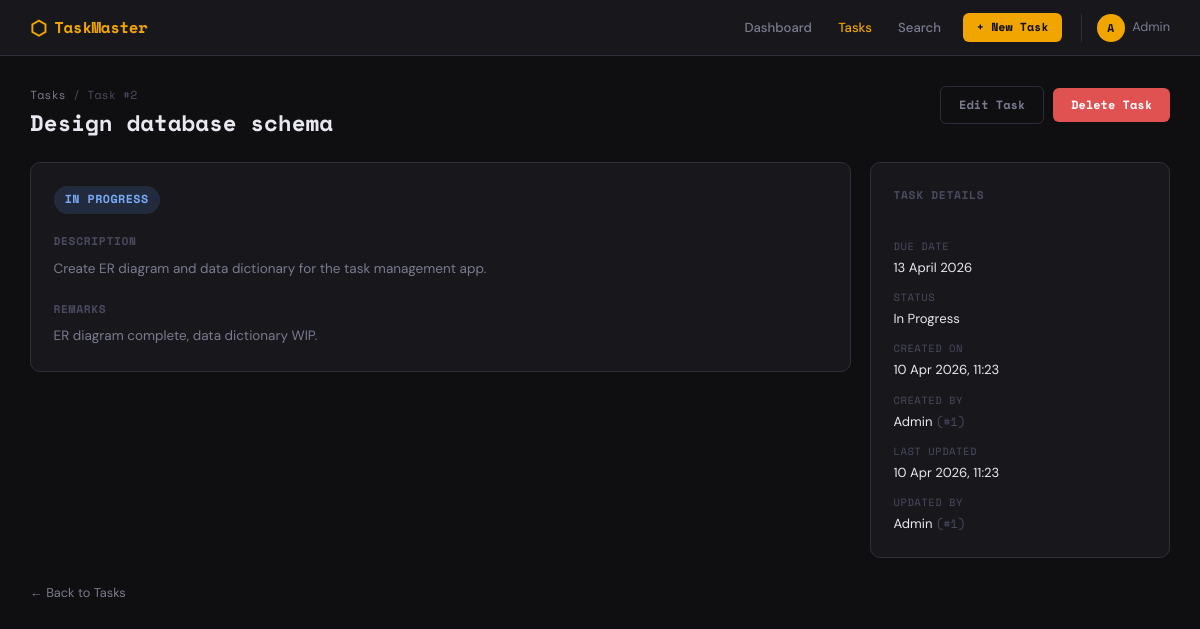
Page /tasks/2 on the committed database.
### app/models/task_model.py (models this page shows, shortened)
class Task(db.Model):
    __tablename__ = 'tasks'
    id = db.Column(db.Integer, primary_key=True)
    title = db.Column(db.String(200), nullable=False)                         # Task Title
    description = db.Column(db.Text, nullable=True)                           # Task Description
    due_date = db.Column(db.Date, nullable=True)                              # Task Due Date
    status = db.Column(
        db.Enum(TaskStatus),
        nullable=False,
        default=TaskStatus.PENDING
    )                                                                          # Task Status
    remarks = db.Column(db.Text, nullable=True)                               # Task Remarks
    created_on = db.Column(db.DateTime, nullable=False, default=datetime.utcnow)       # Created On (Time Stamp)
    last_updated_on = db.Column(
        db.DateTime, nullable=False,
        default=datetime.utcnow, onupdate=datetime.utcnow
    )                                                                                   # Last Updated on (Time Stamp)
    created_by_id = db.Column(
        db.Integer, db.ForeignKey('users.id'), nullable=False
    )                                                                          # Created By ID
    last_updated_by_id = db.Column(
        db.Integer, db.ForeignKey('users.id'), nullable=False
    )                                                                          # Last Updated By ID
    __table_args__ = (
        db.Index('idx_tasks_status', 'status'),
        db.Index('idx_tasks_due_date', 'due_date'),
        db.Index('idx_tasks_created_by', 'created_by_id'),
        db.Index('idx_tasks_created_on', 'created_on'),
        db.Index('idx_tasks_title', 'title'),
    )
    @property
    def is_overdue(self):
        if self.due_date and self.status not in [TaskStatus.COMPLETED, TaskStatus.CANCELLED]:
            return self.due_date < datetime.utcnow().date()
        return False

### app/controllers/task_controller.py (the view)
@task_bp.route('/<int:task_id>')
def detail(task_id):
    task = Task.query.get_or_404(task_id)
    return render_template('tasks/detail.html', task=task)

### app/views/templates/tasks/detail.html (shortened to what this page needs)
{% extends 'base.html' %}
{% block content %}
<div class="page-header">
  <div>
    <div class="breadcrumb"><a href="{{ url_for('tasks.list_tasks') }}">Tasks</a> / Task #{{ task.id }}</div>
    <h1 class="page-title">{{ task.title }}</h1>
  </div>
  <div class="header-actions">
    <a href="{{ url_for('tasks.edit', task_id=task.id) }}" class="btn btn-outline">Edit Task</a>
    <form method="POST" action="{{ url_for('tasks.delete', task_id=task.id) }}" style="display:inline"
          onsubmit="return confirm('Are you sure you want to delete this task?')">
      <button type="submit" class="btn btn-danger">Delete Task</button>
    </form>
  </div>
</div>
<div class="detail-grid">
  <div class="detail-main">
    <div class="detail-card">
      <div class="detail-status-row">
        <span class="badge badge-{{ task.status.name.lower() }} badge-lg">{{ task.status.value }}</span>
      </div>
      <div class="detail-section">
        <h3>Description</h3>
        <p class="detail-text">{{ task.description or 'No description provided.' }}</p>
      </div>
      {% if task.remarks %}
      <div class="detail-section">
        <h3>Remarks</h3>
        <p class="detail-text">{{ task.remarks }}</p>
      </div>
      {% endif %}
    </div>
  </div>
  <div class="detail-sidebar">
    <div class="detail-card">
      <h3>Task Details</h3>
      <div class="detail-meta">
        <div class="meta-row">
          <span class="meta-label">Due Date</span>
          <span class="meta-value">{{ task.due_date.strftime('%d %B %Y') if task.due_date else '—' }}</span>
        </div>
        <div class="meta-row">
          <span class="meta-label">Status</span>
          <span class="meta-value">{{ task.status.value }}</span>
        </div>
        <div class="meta-row">
          <span class="meta-label">Created On</span>
          <span class="meta-value">{{ task.created_on.strftime('%d %b %Y, %H:%M') }}</span>
        </div>
        <div class="meta-row">
          <span class="meta-label">Created By</span>
          <span class="meta-value">Admin <span class="meta-id">(#1)</span></span>
        </div>
        <div class="meta-row">
          <span class="meta-label">Last Updated</span>
          <span class="meta-value">{{ task.last_updated_on.strftime('%d %b %Y, %H:%M') }}</span>
        </div>
        <div class="meta-row">
          <span class="meta-label">Updated By</span>
          <span class="meta-value">Admin <span class="meta-id">(#1)</span></span>
        </div>
      </div>
    </div>
  </div>
</div>
<div class="back-link">
  <a href="{{ url_for('tasks.list_tasks') }}">← Back to Tasks</a>
</div>
{% endblock %}

### app/views/static/css/style.css (style rules this page uses)
:root { --bg: #0f0f11; --surface: #18181c; --surface2: #22222a; --border: #2e2e3a; --accent: #f0a500; --accent-dim: #b37d00; --accent-glow: rgba(240,165,0,0.12); --text: #e8e8f0; --text-muted: #7a7a90; --text-dim: #4a4a60; --danger: #e05252; --success: #4caf7d; --info: #5b9cf6; --warning: #f0a500; --radius: 6px; --radius-lg: 10px; --shadow: 0 2px 12px rgba(0,0,0,0.4); --shadow-lg: 0 8px 32px rgba(0,0,0,0.5); --mono: 'Space Mono', monospace; --sans: 'DM Sans', sans-serif; --transition: all 0.18s ease; }
*, *::before, *::after { box-sizing: border-box; margin: 0; padding: 0; }
html { font-size: 15px; }
body { font-family: var(--sans); background: var(--bg); color: var(--text); min-height: 100vh; line-height: 1.6; -webkit-font-smoothing: antialiased; }
a { color: var(--accent); text-decoration: none; transition: var(--transition); }
.btn { display: inline-flex; align-items: center; gap: 0.4rem; padding: 0.55rem 1.2rem; border-radius: var(--radius); font-family: var(--mono); font-size: 0.8rem; font-weight: 700; cursor: pointer; border: none; transition: var(--transition); text-align: center; white-space: nowrap; }
.btn-outline { background: transparent; color: var(--text-muted); border: 1px solid var(--border); }
.btn-danger { background: var(--danger); color: #fff; }
.page-header { display: flex; align-items: flex-start; justify-content: space-between; margin-bottom: 1.75rem; gap: 1rem; }
.page-title { font-family: var(--mono); font-size: 1.5rem; color: var(--text); line-height: 1.2; }
.header-actions { display: flex; gap: 0.6rem; align-items: center; }
.breadcrumb { font-size: 0.78rem; color: var(--text-dim); margin-bottom: 0.3rem; font-family: var(--mono); }
.breadcrumb a { color: var(--text-muted); }
.badge { display: inline-block; font-family: var(--mono); font-size: 0.68rem; font-weight: 700; padding: 0.2rem 0.55rem; border-radius: 30px; letter-spacing: 0.04em; text-transform: uppercase; white-space: nowrap; }
.badge-lg { font-size: 0.78rem; padding: 0.3rem 0.75rem; }
.badge-in_progress { background: rgba(91,156,246,0.15); color: #7aabf8; }
.detail-grid { display: grid; grid-template-columns: 1fr 300px; gap: 1.25rem; margin-bottom: 1.5rem; }
.detail-card { background: var(--surface); border: 1px solid var(--border); border-radius: var(--radius-lg); padding: 1.5rem; display: flex; flex-direction: column; gap: 1.25rem; }
.detail-status-row { display: flex; gap: 0.5rem; flex-wrap: wrap; }
.detail-section h3 { font-family: var(--mono); font-size: 0.75rem; font-weight: 700; color: var(--text-dim); text-transform: uppercase; letter-spacing: 0.06em; margin-bottom: 0.5rem; }
.detail-text { color: var(--text-muted); font-size: 0.9rem; line-height: 1.7; white-space: pre-wrap; }
.detail-sidebar .detail-card h3 { font-family: var(--mono); font-size: 0.75rem; font-weight: 700; color: var(--text-dim); text-transform: uppercase; letter-spacing: 0.06em; margin-bottom: 1rem; }
.detail-meta { display: flex; flex-direction: column; gap: 0.75rem; }
.meta-row { display: flex; flex-direction: column; gap: 0.15rem; }
.meta-label { font-size: 0.7rem; font-family: var(--mono); color: var(--text-dim); text-transform: uppercase; letter-spacing: 0.05em; }
.meta-value { font-size: 0.875rem; color: var(--text); }
.meta-id { color: var(--text-dim); font-size: 0.8rem; font-family: var(--mono); }
.back-link { margin-top: 0.5rem; }
.back-link a { font-size: 0.85rem; color: var(--text-muted); }

### rows in the picture
Task: id "2", title "Design database schema", status.value "IN PROGRESS", description "Create ER diagram and data dictionary for the task management app.", remarks "ER diagram complete, data dictionary WIP.", due_date "13 April 2026", status.value "In Progress", created_on "10 Apr 2026, 11:23", last_updated_on "10 Apr 2026, 11:23"
